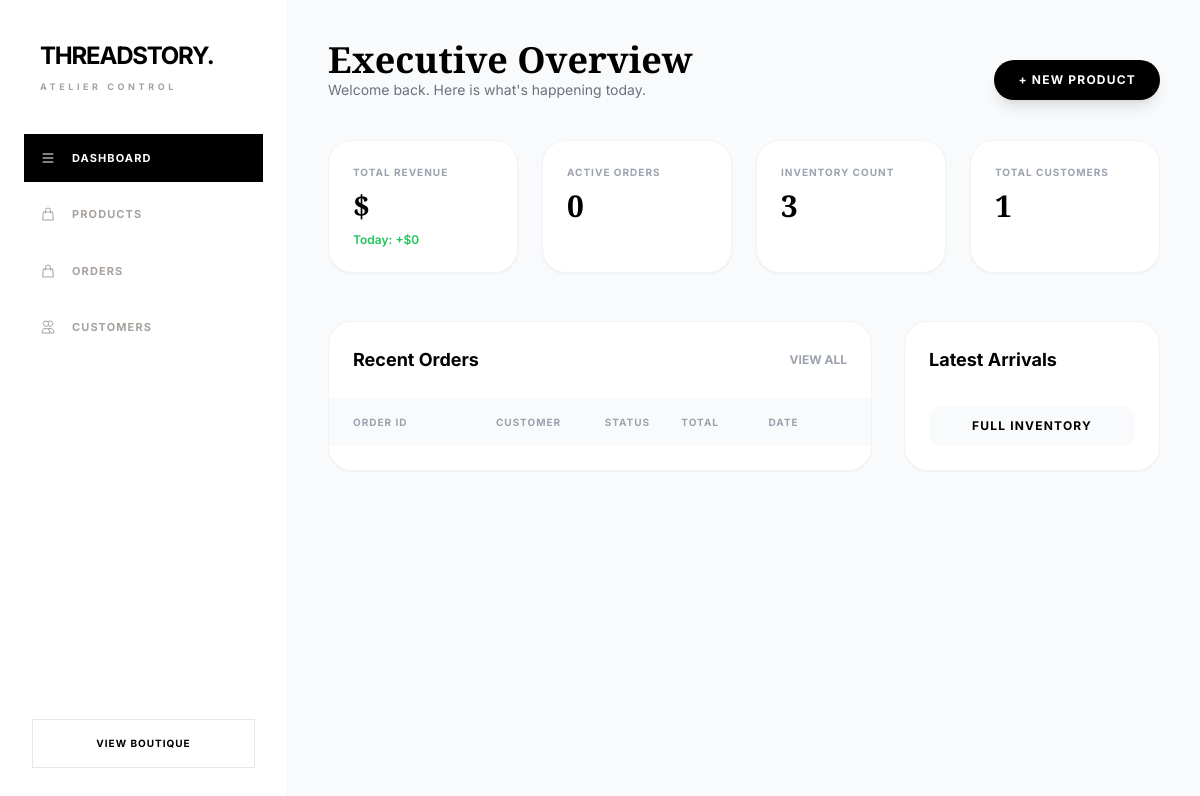
The page /admin-panel/ on the database as committed earlier.
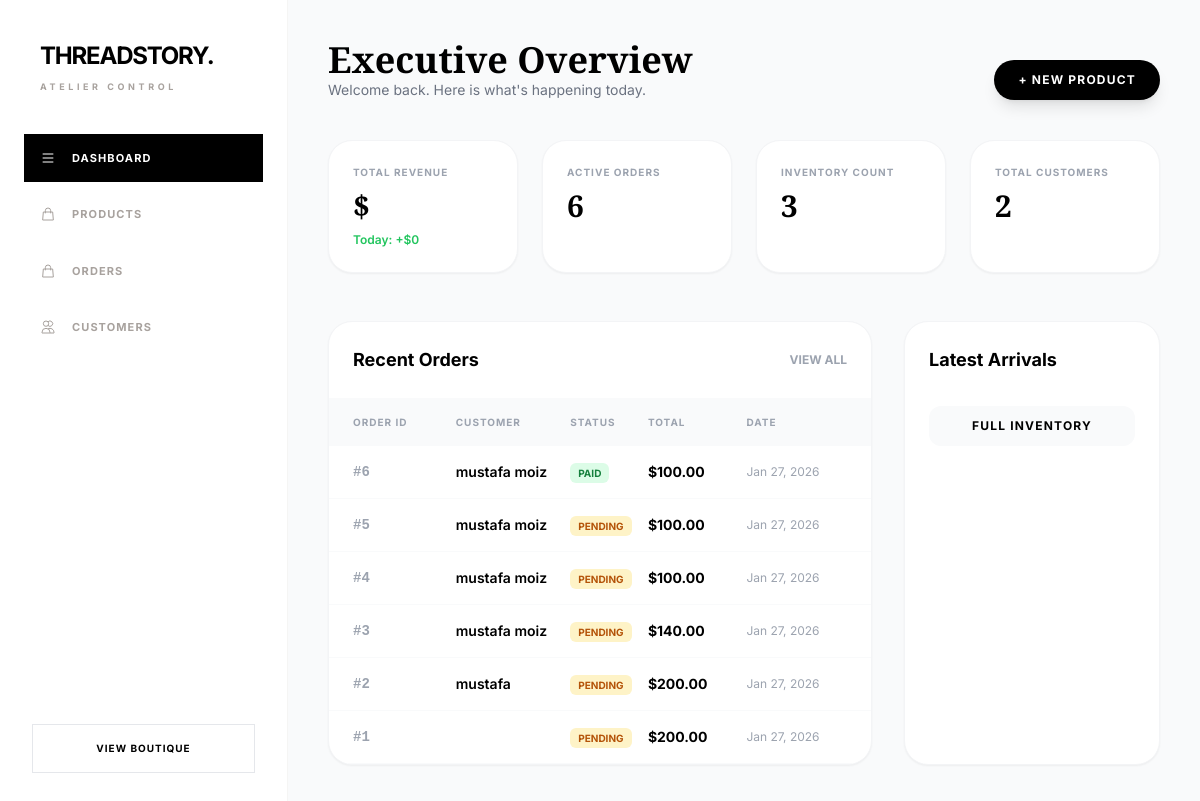
The same page on the database as committed later.
### cart/models.py (models this page shows, shortened)
class Order(models.Model):
    STATUS_PENDING = "pending"
    STATUS_DISPATCHED = "order_dispatched"
    STATUS_COMPLETED = "completed"
    STATUS_CHOICES = [
        (STATUS_PENDING, "Pending"),
        (STATUS_DISPATCHED, "Order Dispatched"),
        (STATUS_COMPLETED, "Completed"),
    ]
    customer = models.ForeignKey(
        Customer, on_delete=models.CASCADE, null=True, blank=True
    )
    shipping_address = models.CharField(max_length=255)
    created_at = models.DateTimeField(auto_now_add=True)
    updated_at = models.DateTimeField(auto_now=True)
    is_paid = models.BooleanField(default=False)
    city = models.CharField(max_length=100, blank=True)
    state = models.CharField(max_length=100, blank=True)
    zip_code = models.CharField(max_length=20, blank=True)
    total_amount = models.DecimalField(max_digits=12, decimal_places=2, default=0)
    status = models.CharField(
        max_length=20, choices=STATUS_CHOICES, default=STATUS_PENDING
    )
    class Meta:
        ordering = ["-created_at"]

### user_register/models.py (models this page shows, shortened)
class Customer(models.Model):
    DELIVERY_CHOICES = [
        ('home', 'Home Delivery'),
        ('pickup', 'Store Pickup'),
    ]
    first_name = models.CharField(max_length=100)
    last_name = models.CharField(max_length=100, default='NA')
    email = models.EmailField(unique=True)
    phone_regex = RegexValidator(
        regex=r'^03\d{9}$',
        message='Enter valid Pakistani number (03XXXXXXXXX)'
    )
    phone_number = models.CharField(
        max_length=11,
        unique=True,
        validators=[phone_regex]
    )
    delivery_type = models.CharField(
        max_length=10,
        choices=DELIVERY_CHOICES
    )
    address = models.TextField(blank=True)
    created_at = models.DateTimeField(auto_now_add=True)
    updated_at = models.DateTimeField(auto_now=True)
    delivery_type = models.CharField(
        max_length=10,
        choices=DELIVERY_CHOICES,
        default='home'  # <--- add this
)

### cart/dashboard.py (the view)
# urls.py: path("admin-panel/", admin_dashboard, name="dashboard_analytics"),
def admin_dashboard(request):
    today_date = now().date()
    month_start = today_date.replace(day=1)
    stats = Order.objects.aggregate(
        total_count=Count('id'),
        paid_count=Count('id', filter=Q(is_paid=True)),
        total_revenue=Sum('total_amount'),
        today_revenue=Sum('total_amount', filter=Q(created_at__date=today_date))
    )
    top_products = OrderItem.objects.values(
        "product__name", "product__image"
    ).annotate(total_sold=Sum("quantity")).order_by("-total_sold")[:5]
    context = {
        "total_revenue": stats['total_revenue'] or 0,
        "active_orders": stats['total_count'] or 0,
        "today_sales": stats['today_revenue'] or 0,
        "total_products": Product.objects.count(),
        "total_customers": Customer.objects.count(),
        "recent_orders": Order.objects.select_related("customer").order_by("-created_at")[:8],
        "top_products": top_products,
    }
    return render(request, "admin_dashboard.html", context)

### templates/admin_dashboard.html (shortened to what the changed rows need)
<!DOCTYPE html>
<html lang="en">
<head>
    {% load static %}
    <script src="https://cdn.tailwindcss.com"></script>
    <link rel="stylesheet" href="https://cdnjs.cloudflare.com/ajax/libs/font-awesome/6.4.0/css/all.min.css">
</head>
<body class="flex">
    <aside class="w-72 h-screen sticky top-0 bg-white border-r border-stone-100 flex flex-col z-50">
        <div class="p-10">
            <h1 class="font-playfair text-2xl font-bold tracking-tighter transition-all">
                THREADSTORY<span class="text-gold">.</span>
            </h1>
        </div>
    </aside>
    <main class="flex-1 p-10 overflow-y-auto">
        <header class="flex justify-between items-end mb-10">
            <div>
                <h2 class="font-display text-4xl font-bold">Executive Overview</h2>
            </div>
        </header>
        <div class="grid grid-cols-1 md:grid-cols-4 gap-6 mb-12">
            <div class="bg-white p-6 rounded-3xl border border-gray-100 shadow-sm">
                <p class="text-[10px] font-bold text-gray-400 tracking-widest uppercase">Active Orders</p>
                <h3 class="text-3xl font-display font-bold mt-2">{{ active_orders  }}</h3>
            </div>
            <div class="bg-white p-6 rounded-3xl border border-gray-100 shadow-sm">
                <p class="text-[10px] font-bold text-gray-400 tracking-widest uppercase">Total Customers</p>
                <h3 class="text-3xl font-display font-bold mt-2">{{ total_customers }}</h3>
            </div>
        </div>
        <div class="grid lg:grid-cols-3 gap-8">
            <div id="orders"
                class="lg:col-span-2 bg-white rounded-3xl border border-gray-100 shadow-sm overflow-hidden">
                <table class="w-full text-left">
                    <thead class="bg-gray-50 text-[10px] uppercase tracking-widest text-gray-400">
                        <tr>
                            <th class="px-6 py-4">Order ID</th>
                            <th>Customer</th>
                            <th>Status</th>
                            <th>Total</th>
                            <th class="px-6">Date</th>
                        </tr>
                    </thead>
                    <tbody class="text-sm">
                        {% for order in recent_orders %}
                        <tr class="border-b border-gray-50 hover:bg-gray-50 transition">
                            <td class="px-6 py-4 font-mono font-bold text-gray-400">#{{ order.id }}</td>
                            <td class="font-semibold">{{ order.customer.first_name }}</td>
                            <td>
                                {% if order.is_paid %}
                                <span
                                    class="px-2 py-1 bg-green-100 text-green-700 text-[10px] font-bold rounded-md">PAID</span>
                                {% else %}
                                <span
                                    class="px-2 py-1 bg-amber-100 text-amber-700 text-[10px] font-bold rounded-md">PENDING</span>
                                {% endif %}
                            </td>
                            <td class="font-bold">${{ order.total_amount }}</td>
                            <td class="px-6 text-gray-400 text-xs">{{ order.created_at|date:"M d, Y" }}</td>
                        </tr>
                        {% endfor %}
                    </tbody>
                </table>
            </div>
        </div>
    </main>
</body>
</html>

Rows that differ between the two databases and show on the page:
added Order: id "6", customer.first_name "mustafa moiz", is_paid "PAID", total_amount "100.00", created_at "Jan 27, 2026"
added Order: id "5", customer.first_name "mustafa moiz", is_paid "PENDING", total_amount "100.00", created_at "Jan 27, 2026"
added Order: id "4", customer.first_name "mustafa moiz", is_paid "PENDING", total_amount "100.00", created_at "Jan 27, 2026"
added Order: id "3", customer.first_name "mustafa moiz", is_paid "PENDING", total_amount "140.00", created_at "Jan 27, 2026"
added Order: id "2", customer.first_name "mustafa", is_paid "PENDING", total_amount "200.00", created_at "Jan 27, 2026"
added Order: id "1", is_paid "PENDING", total_amount "200.00", created_at "Jan 27, 2026"
Other text that changed with them:
{{ active_orders }}: "0" → "6"
{{ total_customers }}: "1" → "2"
